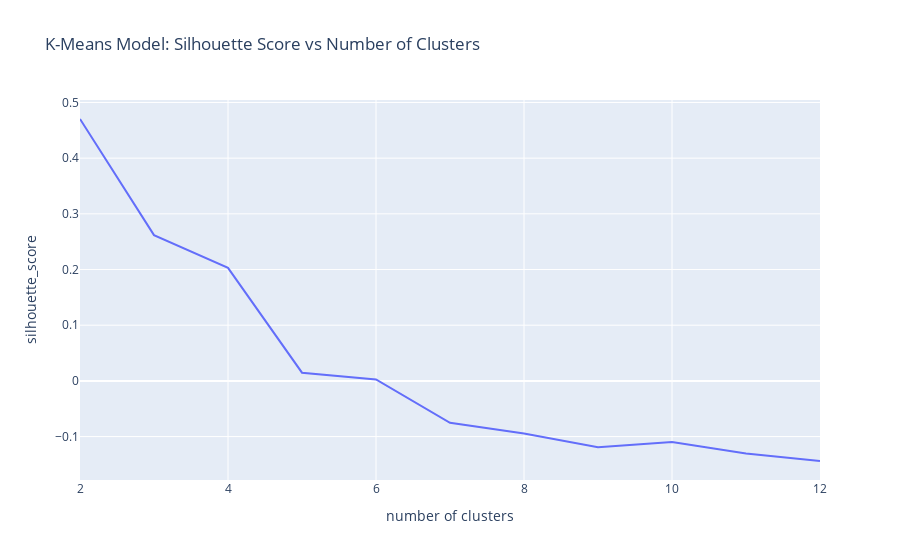

Notebook code cell kept with this figure:
### Code cell
# Create a line plot of `silhouette_scores` vs `n_clusters`
fig = px.line(
    x=n_clusters,
    y=silhouette_scores,
    title="K-Means Model: Silhouette Score vs Number of Clusters"
)
fig.update_layout(xaxis_title="number of clusters",yaxis_title="silhouette_score")
fig.write_image("silhouette_scores vs n_clusters.png", scale=3)
fig.show()

### Figure 1 — Plotly figure (JSON) as saved in the notebook; plotly's stock layout.template omitted (floating-point values rounded to 4 significant figures)
{"data": [{"hovertemplate": "x=%{x}<br>y=%{y}<extra></extra>", "legendgroup": "", "line": {"color": "#636efa", "dash": "solid"}, "marker": {"symbol": "circle"}, "mode": "lines", "name": "", "orientation": "v", "showlegend": false, "type": "scatter", "x": [2, 3, 4, 5, 6, 7, 8, 9, 10, 11, 12], "xaxis": "x", "y": [0.4703, 0.2618, 0.203, 0.01473, 0.002606, -0.07537, -0.09455, -0.1191, -0.1096, -0.1303, -0.1439], "yaxis": "y"}], "layout": {"legend": {"tracegroupgap": 0}, "title": {"text": "K-Means Model: Silhouette Score vs Number of Clusters"}, "xaxis": {"anchor": "y", "domain": [0, 1], "title": {"text": "number of clusters"}}, "yaxis": {"anchor": "x", "domain": [0, 1], "title": {"text": "silhouette_score"}}}}
